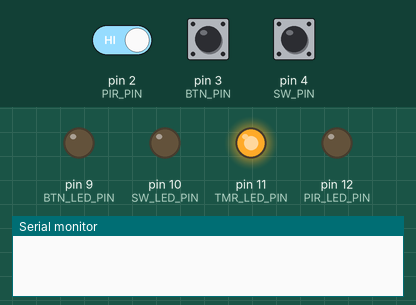
Recording of a sketch running on a simulated Arduino Uno, built with avr-gcc and run on an emulated ATmega328P. Parts: output pins drawn as LEDs (lit = HIGH), the last lines printed to the serial monitor. Inputs (shaded band) come from the test bench; at power-on: pin 2 (PIR_PIN) HIGH, pin 4 (SW_PIN) LOW, pin 3 (BTN_PIN) HIGH.

Above: at 1.2 s.
1.3 s: pin 2 (PIR_PIN) driven LOW
At 2.6 s:
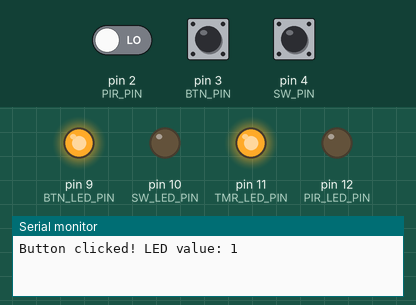
4.3 s: pin 4 (SW_PIN) pulled HIGH for 0.15 s
At 5.6 s:
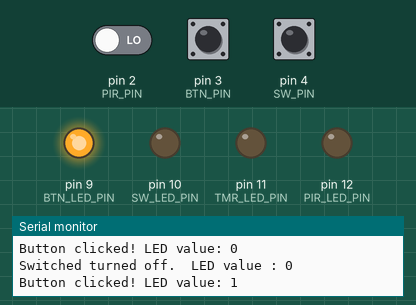
5.9 s: pin 3 (BTN_PIN) pulled LOW for 0.15 s
At 6.8 s:
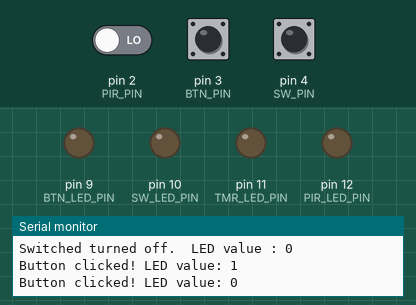
9.0 s: pin 2 (PIR_PIN) driven HIGH
At 9.6 s:
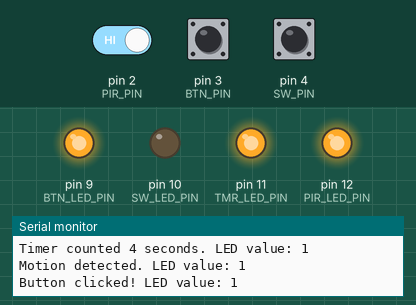
12.0 s: pin 3 (BTN_PIN) pulled LOW for 1 s
At 13.9 s:
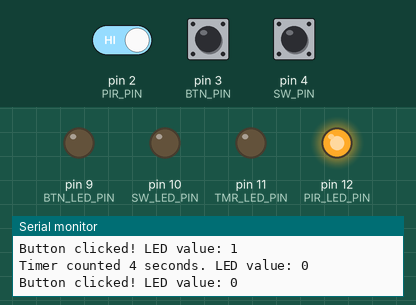
16.0 s: pin 4 (SW_PIN) pulled HIGH for 1 s
At 18.2 s:
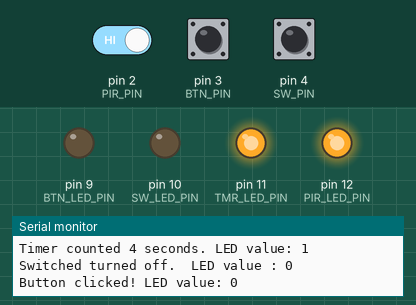
Timing chart, 0 to 21.0 s (numbered marks = the images above; inputs shaded):
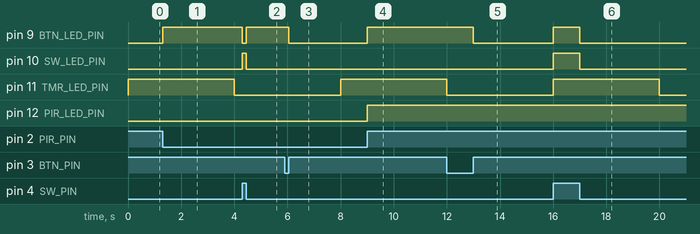

Measured:
- after the input at 1.3 s, pin 9 (BTN_LED_PIN): LOW → HIGH at once
- after the input at 4.3 s, pin 9 (BTN_LED_PIN): HIGH → LOW at once, → HIGH 0.15 s later; pin 10 (SW_LED_PIN): LOW → HIGH at once, → LOW 0.15 s later
- after the input at 5.9 s, pin 9 (BTN_LED_PIN): HIGH → LOW after 0.15 s
- after the input at 9.0 s, pin 9 (BTN_LED_PIN), pin 12 (PIR_LED_PIN): LOW → HIGH at once
- after the input at 12.0 s, pin 9 (BTN_LED_PIN): HIGH → LOW after 1.0 s
- after the input at 16.0 s, pin 9 (BTN_LED_PIN), pin 10 (SW_LED_PIN): LOW → HIGH at once, → LOW 1.0 s later

The sketch:

Task1.4D.ino
```cpp
// C++ code

const uint8_t PIR_PIN = 2;
const uint8_t BTN_PIN = 3;
const uint8_t SW_PIN = 4;

const uint8_t BTN_LED_PIN = 9; // RED LED
const uint8_t SW_LED_PIN = 10; // BLUE LED
const uint8_t TMR_LED_PIN = 11; // ORANGE LED
const uint8_t PIR_LED_PIN = 12; // GREEN LED

byte m, s, b = 0;
byte mPrev, sPrev = 0;

uint8_t btnLedValue = LOW;
uint8_t tmrLedValue = LOW;

void setup()
{
  // Set PIN modes
  pinMode(PIR_PIN, INPUT);
  pinMode(BTN_PIN, INPUT_PULLUP);
  pinMode(SW_PIN, INPUT);
  pinMode(BTN_LED_PIN, OUTPUT);
  pinMode(SW_LED_PIN, OUTPUT);
  pinMode(TMR_LED_PIN, OUTPUT);
  pinMode(PIR_LED_PIN, OUTPUT);

  // Enable interrupts on port D
  PCICR |= 0b00000100;
  // Enabled intterrupts on pins 2, 3 & 4
  PCMSK2 |= 0b00011100;

  // Setup timer interrupt
  noInterrupts();
  // Clear registers
  TCCR1A = 0;
  TCCR1B = 0;
  TCNT1 =0;

  // Set timer compare to blink every 4 seconds
  OCR1A = 62499;

  // Set CS12, CS11 and CS10 bits for 1024 prescaler
  TCCR1B |= (1 << CS12) | (0 << CS11) | (1 << CS10);

  // Enable time compare interrupt
  TIMSK1 |= (1 << OCIE1A);

  // Turn on CTC mode to reset timer
  TCCR1B |= (1 << WGM12);

  interrupts();

  // Launch serial monitor
  Serial.begin(9600);
}

void loop()
{


}

// Port level interrupt
ISR(PCINT2_vect)
{
  // Retrieve PIN values
  m = PIND & B00000100;
  s = PIND & B00010000;
  b = PIND & B00001000;


  // If motion sensor has changed
  if (m != mPrev)
  {
   	// Update LED to current sensor state
    digitalWrite(PIR_LED_PIN, m);

    // Write to serial monitor
    if (m == LOW)
    {
      Serial.print("Motion stopped. ");
    }
    else
    {
      Serial.print("Motion detected. ");
    }

    Serial.print("LED value: ");
    Serial.println(digitalRead(PIR_LED_PIN));

    // Update motion sensor previous state
    mPrev = m;
  }

  // If switch has changed
  if (s != sPrev)
  {
	// Update LED to current sensor state
    digitalWrite(SW_LED_PIN, s);

    // Write to serial monitor
    if (s == LOW)
    {
      Serial.print("Switched turned off. ");
    }
    else
    {
      Serial.print("Switch turned on. ");
    }

    Serial.print(" LED value : ");
    Serial.println(digitalRead(SW_LED_PIN));

    // Update switch previous state
    sPrev = s;
  }

  // If button was pressed (not released)
  if (b != LOW)
  {
    // Toggle the LED state and write this to the LED
    btnLedValue = !btnLedValue;
    digitalWrite(BTN_LED_PIN, btnLedValue);

    // Write to serial monitor
    Serial.print("Button clicked! LED value: ");
    Serial.println(digitalRead(BTN_LED_PIN));
  }
}

// Timer interrupt
ISR(TIMER1_COMPA_vect)
{
  // Toggle the LED state and write this to the LED
  tmrLedValue = !tmrLedValue;
  digitalWrite(TMR_LED_PIN, tmrLedValue);

  Serial.print("Timer counted 4 seconds. LED value: ");
  Serial.println(digitalRead(TMR_LED_PIN));
}
```
